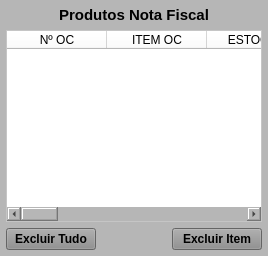
     <widget class="QWidget" name="widget_Cor3" native="true">
      <property name="minimumSize">
       <size>
        <width>0</width>
        <height>0</height>
       </size>
      </property>
      <property name="styleSheet">
       <string notr="true">background-color: rgb(182, 182, 182);</string>
      </property>
      <layout class="QVBoxLayout" name="verticalLayout_6" stretch="0,0,0">
       <property name="spacing">
        <number>6</number>
       </property>
       <property name="leftMargin">
        <number>6</number>
       </property>
       <property name="topMargin">
        <number>6</number>
       </property>
       <property name="rightMargin">
        <number>6</number>
       </property>
       <property name="bottomMargin">
        <number>6</number>
       </property>
       <item>
        <widget class="QLabel" name="label_9">
         <property name="maximumSize">
          <size>
           <width>16777215</width>
           <height>25</height>
          </size>
         </property>
         <property name="font">
          <font>
           <pointsize>11</pointsize>
           <weight>75</weight>
           <bold>true</bold>
          </font>
         </property>
         <property name="text">
          <string>Produtos Nota Fiscal</string>
         </property>
         <property name="alignment">
          <set>Qt::AlignCenter</set>
         </property>
        </widget>
       </item>
       <item>
        <widget class="QTableWidget" name="table_Produtos_OC">
         <property name="sizePolicy">
          <sizepolicy hsizetype="Preferred" vsizetype="Preferred">
           <horstretch>0</horstretch>
           <verstretch>0</verstretch>
          </sizepolicy>
         </property>
         <property name="styleSheet">
          <string notr="true">background-color: rgb(255, 255, 255);</string>
         </property>
         <column>
          <property name="text">
           <string>Nº OC</string>
          </property>
         </column>
         <column>
          <property name="text">
           <string>ITEM OC</string>
          </property>
         </column>
         <column>
          <property name="text">
           <string>ESTOQUE</string>
          </property>
         </column>
         <column>
          <property name="text">
           <string>CÓDIGO</string>
          </property>
         </column>
         <column>
          <property name="text">
           <string>DESCRIÇÃO</string>
          </property>
         </column>
         <column>
          <property name="text">
           <string>REFERÊNCIA</string>
          </property>
         </column>
         <column>
          <property name="text">
           <string>UM</string>
          </property>
         </column>
         <column>
          <property name="text">
           <string>NCM</string>
          </property>
         </column>
         <column>
          <property name="text">
           <string>QTDE</string>
          </property>
         </column>
         <column>
          <property name="text">
           <string>R$/UNID.</string>
          </property>
         </column>
         <column>
          <property name="text">
           <string>IPI</string>
          </property>
         </column>
         <column>
          <property name="text">
           <string>R$</string>
          </property>
         </column>
        </widget>
       </item>
       <item>
        <widget class="QWidget" name="widget" native="true">
         <layout class="QHBoxLayout" name="horizontalLayout_8">
          <property name="leftMargin">
           <number>0</number>
          </property>
          <property name="topMargin">
           <number>0</number>
          </property>
          <property name="rightMargin">
           <number>0</number>
          </property>
          <property name="bottomMargin">
           <number>0</number>
          </property>
          <item>
           <widget class="QPushButton" name="btn_ExcluirTudo">
            <property name="sizePolicy">
             <sizepolicy hsizetype="Fixed" vsizetype="Preferred">
              <horstretch>0</horstretch>
              <verstretch>0</verstretch>
             </sizepolicy>
            </property>
            <property name="minimumSize">
             <size>
              <width>90</width>
              <height>0</height>
             </size>
            </property>
            <property name="maximumSize">
             <size>
              <width>90</width>
              <height>16777215</height>
             </size>
            </property>
            <property name="font">
             <font>
              <pointsize>9</pointsize>
              <weight>75</weight>
              <bold>true</bold>
             </font>
            </property>
            <property name="cursor">
             <cursorShape>PointingHandCursor</cursorShape>
            </property>
            <property name="layoutDirection">
             <enum>Qt::LeftToRight</enum>
            </property>
            <property name="autoFillBackground">
             <bool>false</bool>
            </property>
            <property name="styleSheet">
             <string notr="true">background-color: rgb(141, 141, 141);</string>
            </property>
            <property name="text">
             <string>Excluir Tudo</string>
            </property>
            <property name="checkable">
             <bool>false</bool>
            </property>
            <property name="autoDefault">
             <bool>false</bool>
            </property>
            <property name="default">
             <bool>false</bool>
            </property>
            <property name="flat">
             <bool>false</bool>
            </property>
           </widget>
          </item>
          <item>
           <widget class="QLabel" name="label_33">
            <property name="text">
             <string/>
            </property>
           </widget>
          </item>
          <item>
           <widget class="QPushButton" name="btn_ExcluirItem">
            <property name="sizePolicy">
             <sizepolicy hsizetype="Fixed" vsizetype="Preferred">
              <horstretch>0</horstretch>
              <verstretch>0</verstretch>
             </sizepolicy>
            </property>
            <property name="minimumSize">
             <size>
              <width>90</width>
              <height>0</height>
             </size>
            </property>
            <property name="maximumSize">
             <size>
              <width>90</width>
              <height>16777215</height>
             </size>
            </property>
            <property name="font">
             <font>
              <pointsize>9</pointsize>
              <weight>75</weight>
              <bold>true</bold>
             </font>
            </property>
            <property name="cursor">
             <cursorShape>PointingHandCursor</cursorShape>
            </property>
            <property name="layoutDirection">
             <enum>Qt::LeftToRight</enum>
            </property>
            <property name="autoFillBackground">
             <bool>false</bool>
            </property>
            <property name="styleSheet">
             <string notr="true">background-color: rgb(141, 141, 141);</string>
            </property>
            <property name="text">
             <string>Excluir Item</string>
            </property>
            <property name="checkable">
             <bool>false</bool>
            </property>
            <property name="autoDefault">
             <bool>false</bool>
            </property>
            <property name="default">
             <bool>false</bool>
            </property>
            <property name="flat">
             <bool>false</bool>
            </property>
           </widget>
          </item>
         </layout>
        </widget>
       </item>
      </layout>
     </widget>
